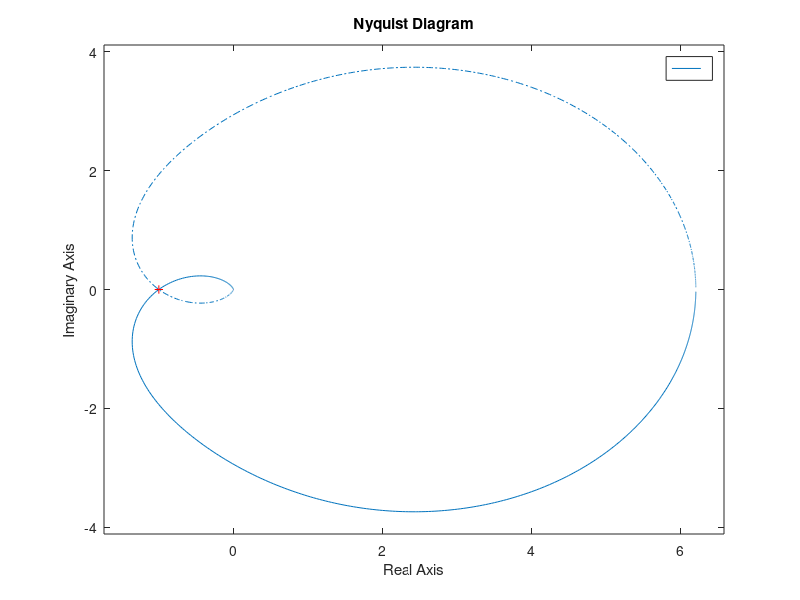
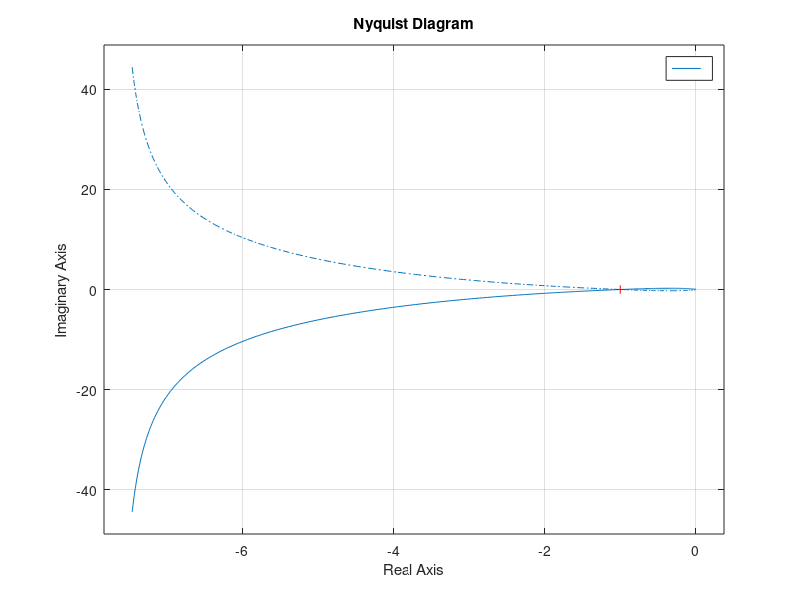
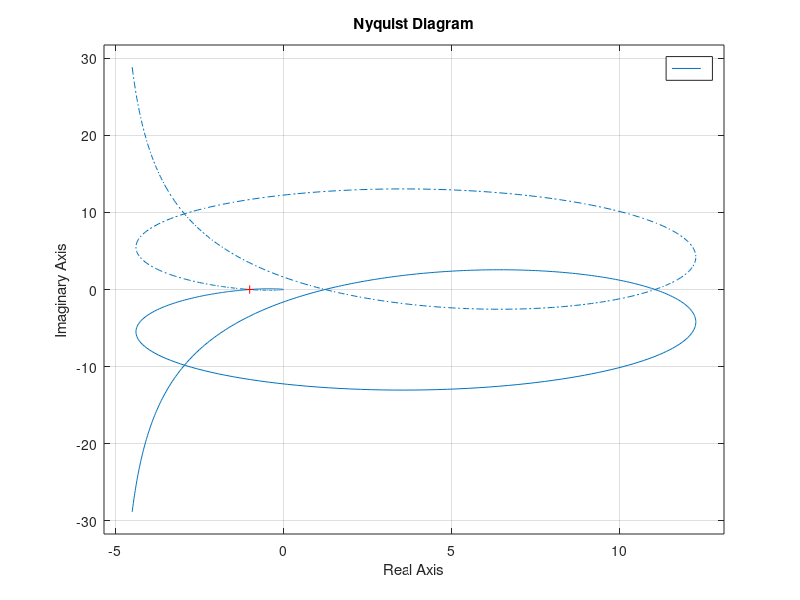
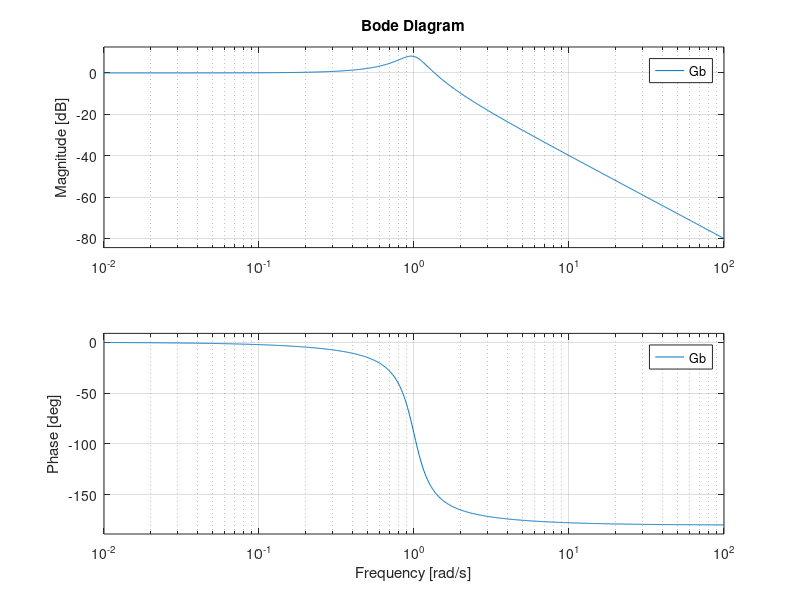

These figures' MATLAB source, in order:
%3.23 a) 
s=tf('s'); 
kp=6.2; 
F=kp; 

G=0.2/((s^2+s+1)*(s+0.2)); 
figure(1); 
nyquist(F*G);
grid

%G input-output stable -> simplified nyquist critereon gives that system is
%stable for kp < 6.2 since point -1 is tp the left of the nyquist curve for
%kp < 6.2

%%
%3.23 b) 

clear; 

s=tf('s'); 
kp=1; 
ki = 1.44; 
F=kp + ki/s; 

G=0.2/((s^2+s+1)*(s+0.2)); 

figure(2); 
nyquist(F*G);
grid on 

%point -1 crossed at ki=1.44, which means k = 1.44 is border of stability,
%no rotations around -1 for ki < 1.44
%%
%2.23 c) 
clear; 

s=tf('s'); 
kp=1; 
ki = 1;
kd=66; 
T=0.1; 

F=kp + (ki/s) + (kd*s)/(s*T+1); 

G=0.2/((s^2+s+1)*(s+0.2)); 

figure(3); 
nyquist(F*G);
grid on 

%border of stability at kd=66 
%%
%4.5 
clear; 

s=tf('s'); 
Ga=1/(s^2+2*s+1);
%figure(4);
%%bode(Ga);
grid on
[Gm, Pm, Wc, Wp] = margin(Ga)
%figure(5); 
%step(feedback(Ga,1)); 
grid on

Gb=1/(s^2+0.4*s+1); 
figure(6); 
bode(Gb);
grid on; 
figure(7); 
step(feedback(Gb,1)); 
grid on

